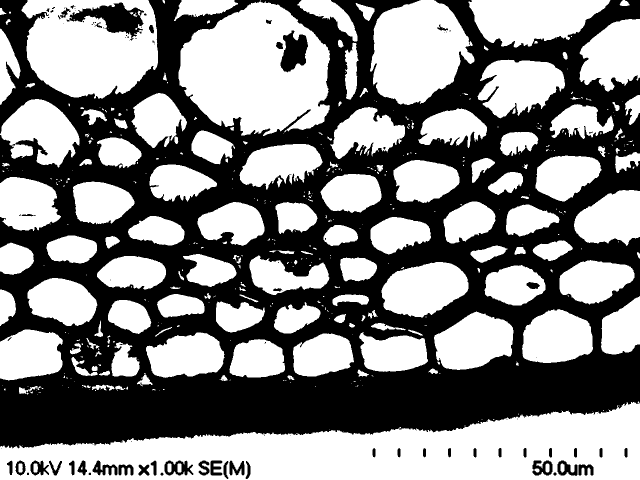
#> input picture data/processed/C1-3_A_m06_preprocessed.tif, 1280 x 960 px, found by its file name (shown at 1/2 size)
$ jupyter execute 2_contour_detection_filtering.ipynb
#> lines starting #> are read from the running program, lines starting #| are printed output that depends on the picture; after the words box and inside, x2 and y2 are one past the last pixel; in counts of white or black regions, pixels touching at a corner belong together
### src/contour_detection.py
import cv2
import numpy as np

def find_contours(image):
    contours, _ = cv2.findContours(image, cv2.RETR_EXTERNAL, cv2.CHAIN_APPROX_SIMPLE)
    return contours

def calculate_contour_properties(contour):
    perimeter = cv2.arcLength(contour, True)
    area = cv2.contourArea(contour)
    if perimeter == 0:
        circularity = 0
    else:
        circularity = (4 * np.pi * area) / (perimeter ** 2)

    return perimeter, area, circularity

def filter_contours(contours, min_area = 100, max_area = 30000, min_circularity = 0.5, max_circularity = 1.5):
    filtered_contours = []
    for contour in contours:
        perimeter, area, circularity = calculate_contour_properties(contour)
        if ((min_area <= area <= max_area) and (min_circularity <= circularity <= max_circularity)) or (min_area <= area <= max_area):
            filtered_contours.append(contour)
    return filtered_contours

def draw_contours(image, contours, color = (255, 0, 255), thickness = 2):
    image_with_contours = image.copy()
    cv2.drawContours(image_with_contours, contours, -1, color, thickness)
    return image_with_contours

### notebooks/2_contour_detection_filtering.ipynb
[cell 1]
import os
import cv2
import matplotlib.pyplot as plt
import sys
sys.path.append('/Users/rickgummy/sem-image-processing-toolkit/src')
from preprocessing import preprocess_image
from contour_detection import find_contours, filter_contours, draw_contours

[cell 2]
# Load preprocessed image
preprocessed_image_path = '/Users/rickgummy/sem-image-processing-toolkit/data/processed/C1-3_A_m06_preprocessed.tif'
preprocessed_image = cv2.imread(preprocessed_image_path, cv2.IMREAD_GRAYSCALE)
#> preprocessed_image: shape (960, 1280); 52.5% white; 102 black regions (53 under 20 px)

# Find contours
contours = find_contours(preprocessed_image)
#> in find_contours, `contours, _ = cv2.findContours(image, cv2.RETR_EXTERNAL, cv2.CHAIN_APP..`: contours = 428 contours, 291 with area under 20; largest, box (x1, y1, x2, y2) and area: (0, 803, 1280, 960) 124882, (357, 0, 660, 272) 59394, (43, 0, 316, 197) 44050, (740, 0, 949, 210) 30856, (937, 0, 1221, 95) 18359

#Filter contours based on defined thresholds
filtered_contours = filter_contours(contours)
#> the loop in filter_contours, `for contour in contours:` made 428 passes
#> (perimeter, area, circularity) on passes 12, 30, 33: (3258.3, 124882, 0.148), (154.7, 205, 0.108), (58.87, 74.5, 0.27)
#> after the loop in filter_contours, `for contour in contours:`: filtered_contours = 84 contours; largest, box (x1, y1, x2, y2) and area: (937, 0, 1221, 95) 18359, (763, 524, 937, 635) 13767, (955, 119, 1130, 237) 13470, (868, 623, 1027, 740) 13028, (0, 198, 159, 335) 13010

[cell 3]
# Draw filtered contours on the original image
original_image_path = '/Users/rickgummy/sem-image-processing-toolkit/data/raw/C1-3_A_m06.tif'
original_image = cv2.imread(original_image_path, cv2.IMREAD_COLOR)
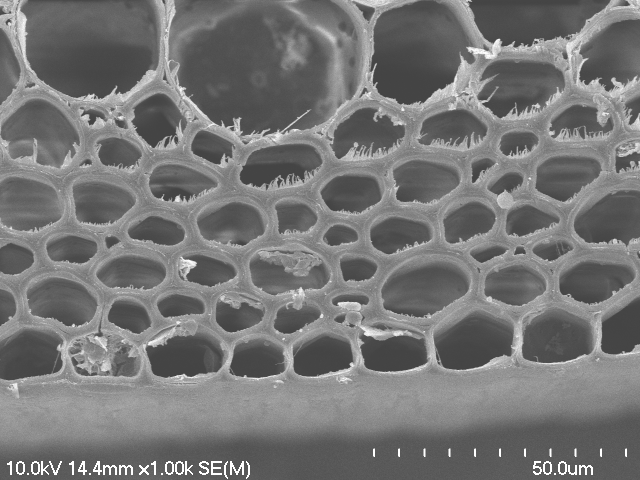
#> input picture data/raw/C1-3_A_m06.tif, 1280 x 960 px, found by its file name (shown at 1/2 size)
#> original_image is the input picture: shape (960, 1280, 3); min 67, max 255, mean 117.6
image_with_contours = draw_contours(original_image, filtered_contours)
#> in draw_contours, `cv2.drawContours(image_with_contours, contours, -1, color, thickness)`:
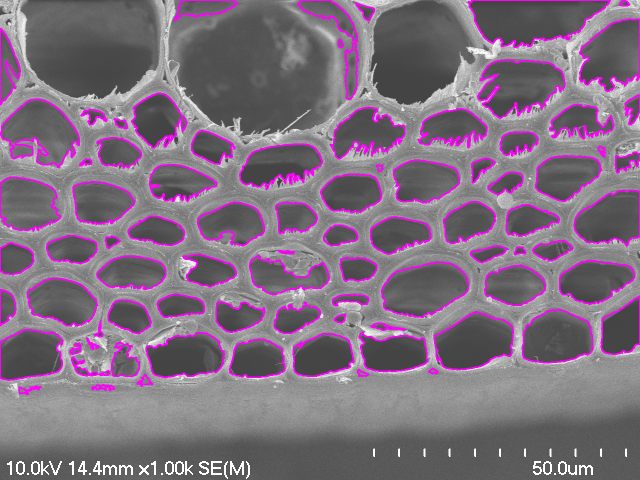
#> image_with_contours: shape (960, 1280, 3) (shown at 1/2 size); 6.43% of pixels changed, all inside (x1, y1, x2, y2) = (0, 0, 1280, 790)

# Save the image with contours
output_path = '/Users/rickgummy/sem-image-processing-toolkit/data/processed/C1-3_A_m06_with_contours.tif'
cv2.imwrite(output_path, image_with_contours)

# Display the image with contours
plt.imshow(cv2.cvtColor(image_with_contours, cv2.COLOR_BGR2RGB))
plt.title('Filtered Contours')
plt.axis('off')
plt.show()
